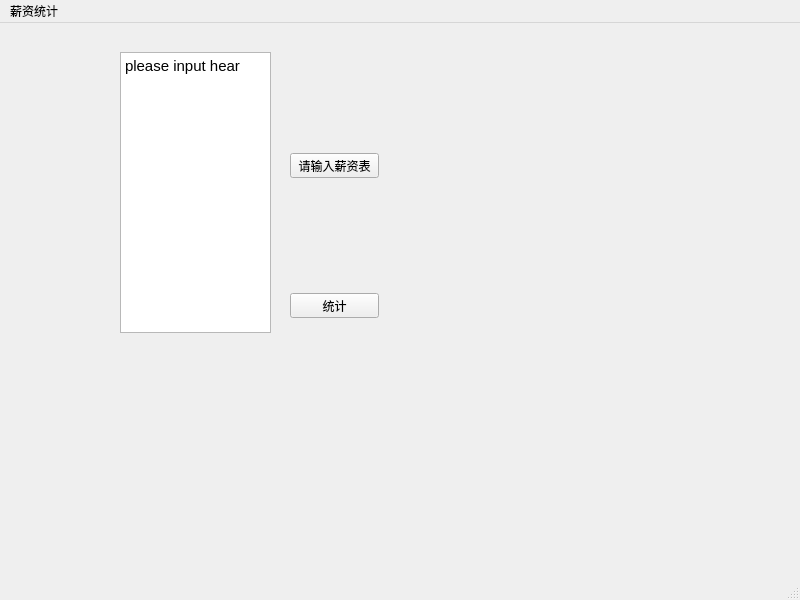
<?xml version="1.0" encoding="UTF-8"?>
<ui version="4.0">
 <class>MainWindow</class>
 <widget class="QMainWindow" name="MainWindow">
  <property name="geometry">
   <rect>
    <x>0</x>
    <y>0</y>
    <width>800</width>
    <height>600</height>
   </rect>
  </property>
  <property name="windowTitle">
   <string>MainWindow</string>
  </property>
  <widget class="QWidget" name="centralwidget">
   <widget class="QPushButton" name="pushButton">
    <property name="geometry">
     <rect>
      <x>290</x>
      <y>130</y>
      <width>89</width>
      <height>25</height>
     </rect>
    </property>
    <property name="text">
     <string>请输入薪资表</string>
    </property>
   </widget>
   <widget class="QPushButton" name="button">
    <property name="geometry">
     <rect>
      <x>290</x>
      <y>270</y>
      <width>89</width>
      <height>25</height>
     </rect>
    </property>
    <property name="text">
     <string>统计</string>
    </property>
   </widget>
   <widget class="QTextEdit" name="textEdit">
    <property name="geometry">
     <rect>
      <x>120</x>
      <y>29</y>
      <width>151</width>
      <height>281</height>
     </rect>
    </property>
    <property name="html">
     <string>&lt;!DOCTYPE HTML PUBLIC &quot;-//W3C//DTD HTML 4.0//EN&quot; &quot;http://www.w3.org/TR/REC-html40/strict.dtd&quot;&gt;
&lt;html&gt;&lt;head&gt;&lt;meta name=&quot;qrichtext&quot; content=&quot;1&quot; /&gt;&lt;style type=&quot;text/css&quot;&gt;
p, li { white-space: pre-wrap; }
&lt;/style&gt;&lt;/head&gt;&lt;body style=&quot; font-family:'Ubuntu'; font-size:11pt; font-weight:400; font-style:normal;&quot;&gt;
&lt;p style=&quot; margin-top:0px; margin-bottom:0px; margin-left:0px; margin-right:0px; -qt-block-indent:0; text-indent:0px;&quot;&gt;please input hear&lt;/p&gt;
&lt;p style=&quot;-qt-paragraph-type:empty; margin-top:0px; margin-bottom:0px; margin-left:0px; margin-right:0px; -qt-block-indent:0; text-indent:0px;&quot;&gt;&lt;br /&gt;&lt;/p&gt;&lt;/body&gt;&lt;/html&gt;</string>
    </property>
   </widget>
  </widget>
  <widget class="QMenuBar" name="menubar">
   <property name="geometry">
    <rect>
     <x>0</x>
     <y>0</y>
     <width>800</width>
     <height>28</height>
    </rect>
   </property>
   <widget class="QMenu" name="menu">
    <property name="title">
     <string>薪资统计</string>
    </property>
   </widget>
   <addaction name="menu"/>
  </widget>
  <widget class="QStatusBar" name="statusbar"/>
 </widget>
 <resources/>
 <connections/>
</ui>
